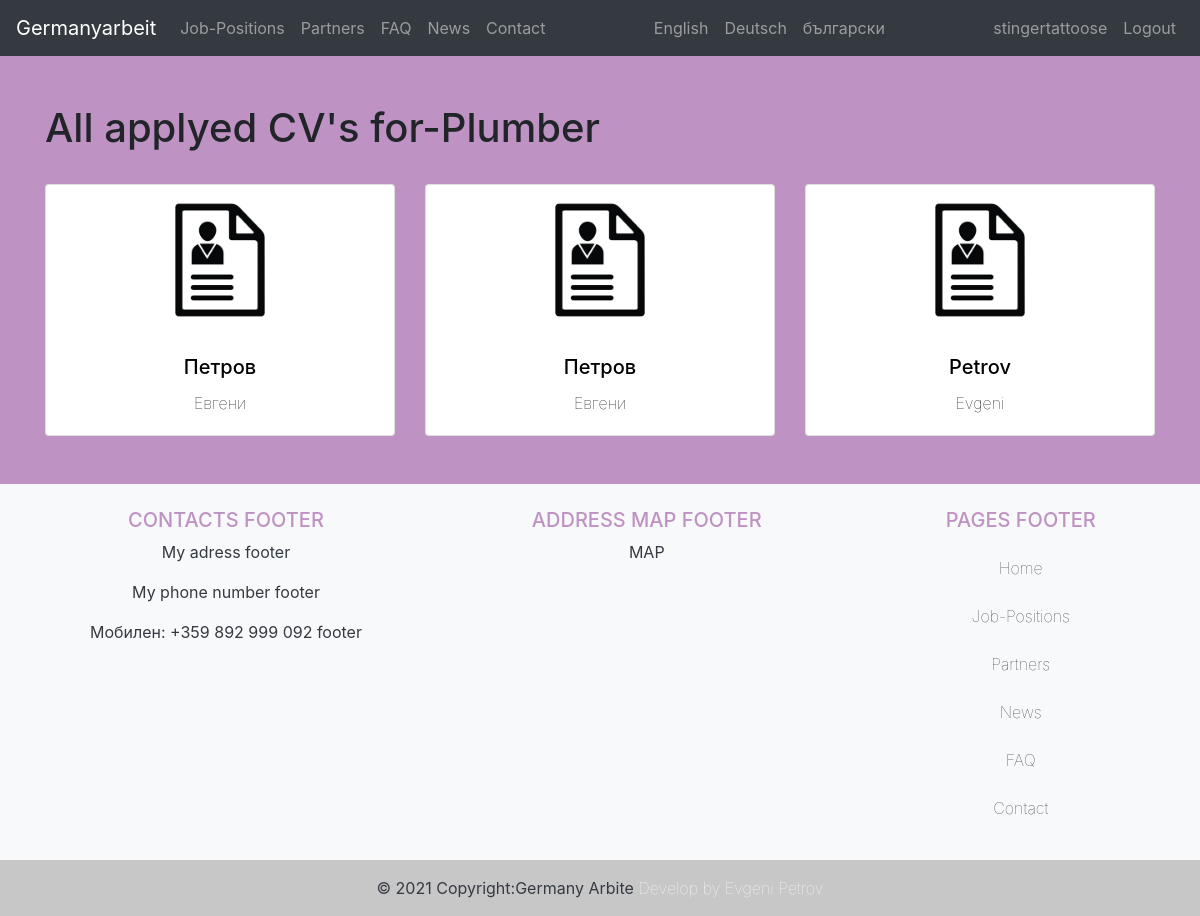
The app's page /en/category/available-workers/1/ (signed in) with its own data.
### costumeuser/models.py (models this page shows, shortened)
class User(AbstractUser):
    is_worker = models.BooleanField(default=False)
    is_company = models.BooleanField(default=False)

### category/models.py (models this page shows, shortened)
class SubCategory(models.Model):
    category = models.ForeignKey(Category, on_delete=models.CASCADE, related_name="category", related_query_name="category", verbose_name="category")
    name = models.CharField(max_length=250)
    img = models.ImageField(upload_to="category_pic")
    def __str__(self):
        return self.name

class Cv(models.Model):
    GENDER = [
        ('Femail', _('Femail')),
        ('Male', _('Male')),
    ]
    DRIVING_LICENSE = [
        ('Yes', _('Yes')),
        ('No', _('No')),
    ]
    LANG1 = [
        ('English', _('English')),
        ('German', _('German')),
        ('French', _('French')),
        ('Italian', _('Italian')),
        ('Spanish', _('Spanish')),
        ('Russian', _('Russian')),
    ]
    LANG_LEVELS = [
        ('Basic', _('Basic')),
        ('Medium', _('Medium')),
        ('Fluent', _('Fluent')),
    ]
    COUNTRY = [
        ('UK', _('UK')),
        ('Germany', _('Germany')),
        ('France', _('France')),
        ('Italy', _('Italy')),
        ('Netherlands', _('Netherlands')),
        ('Switzerland', _('Switzerland')),
        ('Poland', _('Poland')),
        ('Greece', _('Greece')),
        ('Sweden', _('Sweden')),
        ('Bulgaria', _('Bulgaria')),
        ('Belgium', _('Belgium')),
        ('Austria', _('Austria')),
        ('Hungary', _('Hungary')),
        ('Denmark', _('Denmark')),
        ('Finland', _('Finland')),
        ('Norway', _('Norway')),
        ('Czechia', _('Czechia')),
        ('Irland', _('Irland')),
        ('Romania', _('Romania')),
        ('Cyprus', _('Cyprus')),
        ('Slovenia', _('Slovenia')),
        ('Lithuania', _('Lithuania')),
        ('Latvia', _('Latvia')),
        ('Russian Federation', _('Russian Federation')),
        ('Not Europe', _('Not Europe')),
    ]
    POSITION = [
        ('Position I aplly', _('Position I apply')),
        ('Different', _('Different')),
    ]
    job = models.ForeignKey(SubCategory, on_delete=models.CASCADE)
    worker = models.ForeignKey(User, on_delete=models.CASCADE)
    birth_day = models.DateField(_("birth_day"))
    gender = models.CharField(_('gender'), max_length=50, choices=GENDER)
    driving_license = models.CharField(_('driving_license'), max_length=10, choices=DRIVING_LICENSE)
    first_lang = models.CharField(_('first_lang'), max_length=20, choices=LANG1, blank=True)
    first_lang_level = models.CharField(_("first_lang_level"), max_length=50, choices=LANG_LEVELS, blank=True)
    second_lang = models.CharField(_('second_lang'), max_length=20, choices=LANG1, blank=True)
    second_lang_level = models.CharField(_("second_lang_level"), max_length=50, choices=LANG_LEVELS, blank=True)
    third_lang = models.CharField(_('third_lang'), max_length=20, choices=LANG1, blank=True)
    third_lang_level = models.CharField(_('third_lang_level'), max_length=50, choices=LANG_LEVELS, blank=True)
    ready_to_start = models.DateField(_('ready_to_start'),)
    expectet_salary = models.CharField(_('expectet_salary'), max_length=20, blank=True)
    sertificate_1 = models.ImageField(_("sertificate_1"), upload_to="cv_sertificate", blank=True)
    sertificate_2 = models.ImageField(_("sertificate_2"), upload_to="cv_sertificate", blank=True)
    country_1 = models.CharField(_('country_1'), max_length=50, choices=COUNTRY) #help_text=_('Country you worked'))
    company_name_1 = models.CharField(_('company_name_1'), max_length=50)
    position_1 = models.CharField(_("position_1"), max_length=150, choices=POSITION, default="Position I aplly")
    start_date_1 = models.DateField(_('start_date_1'),)
    end_date_1 = models.DateField(_('end_date_1'),)
    country_2 = models.CharField(_('country_2'), max_length=50, choices=COUNTRY)
    company_name_2 = models.CharField(_('company_name_2'), max_length=50)
    position_2 = models.CharField(_('position_2'), max_length=150, choices=POSITION, default="Position I aplly")
    start_date_2 = models.DateField(_('start_date_2'),)
    end_date_2 = models.DateField(_('end_date_2'),)
    country_3 = models.CharField(_('country_3'), max_length=50, choices=COUNTRY)
    company_name_3 = models.CharField(_('company_name_3'), max_length=50)
    position_3 = models.CharField(_('position_3'), max_length=150, choices=POSITION, default="Position I aplly")
    start_date_3 = models.DateField(_('start_date_3'),)
    end_date_3 = models.DateField(_('end_date_3'),)
    update_date = models.DateTimeField(auto_now=True)
    submit_date = models.DateField(auto_now_add=True)
    employ = models.BooleanField(default=False)

### category/views.py (the view)
# urls.py: path('available-workers/<int:id>/', views.workers_cvs, name='workers_cvs'),
@login_required
@company_required
def workers_cvs(request, id):
    subcat = SubCategory.objects.get(pk=id)
    cv = Cv.objects.all().select_related('worker').filter(job_id=subcat)
    workers = User.objects.select_related('worker')
    return render(request, 'category/worker_cvs.html', {'subcat': subcat, 'cv': cv, 'workers': workers})

### templates/category/worker_cvs.html (shortened to what this page needs)
{% extends "base.html" %}
{% load i18n %}
{% load static %}
{% block content %}
<br>
<br>
<div class="container">
    <div class="row">
        <div class="col-lg-12 col-md-12 col-sm-12">
            <h1>{% trans "All applyed CV's for" %}-{{ subcat }}</h1>
            <br>
            <div class="row row-cols-1 row-cols-md-3 g-4">
                {% for c in cv %}
                    <div class="col">
                        <a style="text-decoration: none; color:black; font-weight:50" href="{% url 'cv_detail' c.id %}">
                            <div class="card h-100"style="text-align:center;">
                                <div class="card-image">
                                    <img style="width:150px; height:auto;" src="/media/cv.jpg">
                                </div>
                                <div class="card-body">
                                    <h5 class="card-title">{{ c.worker.last_name }}</h5>
                                    <p class="card-text">{{ c.worker.first_name }}</p>
                                </div>
                            </div>
                        </a>
                    </div>
                {% endfor %}
            </div>
        </div>
    </div>
</div>
{% endblock content %}

### templates/nav.html (shortened to what this page needs)
{% load i18n %}
{% load static %}
<nav class="navbar navbar-expand-lg navbar-dark bg-dark">
  <a class="navbar-brand" href="{% url 'home' %}"><img/>Germanyarbeit</a>
  <div class="collapse navbar-collapse justify-content-between" id="navbarNav">
    <ul class="navbar-nav">
      <li class="nav-item">
        <a class="nav-link" href="{% url 'category_all' %}">{% trans "Job-Positions" %}</a>
      </li>
      <li class="nav-item">
        <a class="nav-link" href="{% url 'partners' %}">{% trans "Partners" %}</a>
      </li>
      <li class="nav-item">
        <a class="nav-link" href="{% url 'faq' %}">{% trans "FAQ" %}</a>
      </li>
      <li class="nav-item">
        <a class="nav-link" href="{% url 'news' %}">{% trans "News" %}</a>
      </li>
      <li class="nav-item">
        <a class="nav-link" href="{% url 'contact' %}">{% trans "Contact" %}</a>
      </li>
    </ul>
    <ul class="navbar-nav">
        {% get_available_languages as LANGUAGES %}
        {% get_language_info_list for LANGUAGES as languages %}
        {% for lang in languages %}
          <li class="nav-item">
            <a class="dropdown-item nav-link" href="/{{ lang.code }}/">{{ lang.name_local }}</a>
          </li>
        {% endfor %}
    </ul>
    <ul class="navbar-nav">
      {% if user.is_authenticated %}
      <li class="nav-item">
        <a class="nav-link" href="{% url 'profile' %}">{{ user.username }}</a>
      </li>
      <li class="nav-item">
        <a class="nav-link" href="{% url 'account_logout' %}">{% trans "Logout" %}</a>
      </li>
      {% endif %}
    </ul>
  </div>
</nav>

### static/css/main.css (style rules this page uses)
.body { background-color: #BF92C4; background-repeat: no-repeat; }

### records on screen
User: username "stingertattoose"
SubCategory: name "Plumber"
Cv: worker.last_name "Петров", worker.first_name "Евгени"
Cv: worker.last_name "Петров", worker.first_name "Евгени"
Cv: worker.last_name "Petrov", worker.first_name "Evgeni"

### other values on screen
{{ lang.name_local }} "English" "Deutsch" "български"
